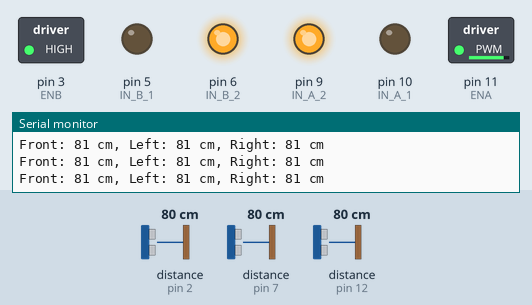
The sketch below on a simulated Arduino Uno, built with avr-gcc and run on an emulated ATmega328P. Shown: switched loads named in the sketch (green lamp = pin HIGH), output pins drawn as LEDs (lit = HIGH), the last lines printed to the serial monitor. The inputs (shaded band) are chosen by the test bench; at power-on: distance to the obstacle (sensors on pin 2, pin 7, pin 12) 80 cm. The echo pulse lasts 58.3 µs per cm.

Above: at 1.2 s.
1.3 s: distance to the obstacle (sensor on pin 2) set to 32 cm
2.8 s: distance to the obstacle (sensor on pin 2) set to 28 cm
At 4.0 s:
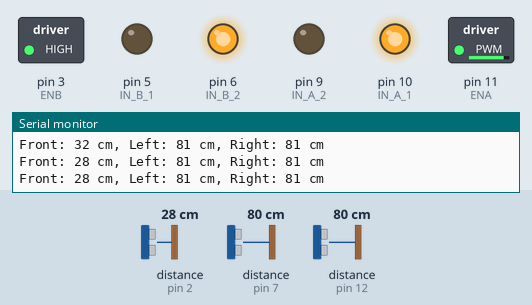
4.3 s: distance to the obstacle (sensor on pin 7) set to 32 cm
5.8 s: distance to the obstacle (sensor on pin 7) set to 27 cm
At 7.5 s:
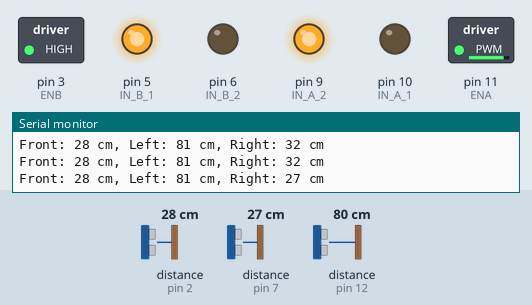
8.8 s: distance to the obstacle (sensor on pin 7) set to 35 cm
At 10.2 s:
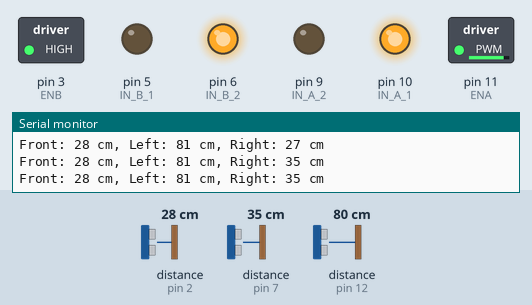
10.5 s: distance to the obstacle (sensor on pin 2) set to 35 cm
At 11.6 s:
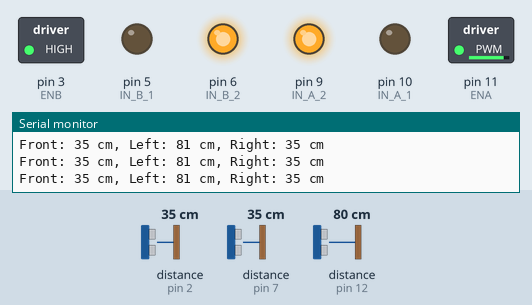
Timing chart, 0 to 14.5 s (numbered marks = the images above; inputs shaded):
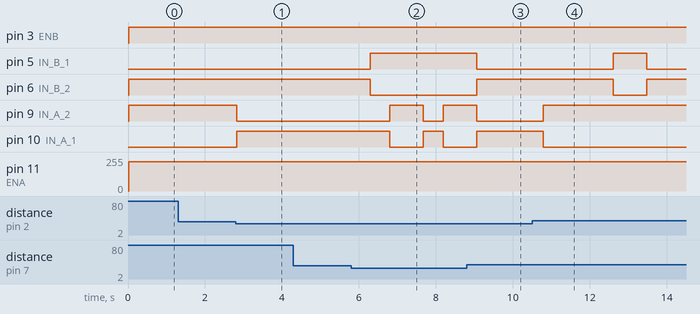

Measured:
- the behaviour switches between 31 and 30 cm on distance to the obstacle (sensor on pin 2) (found by bisection; images 0 and 1)
- the behaviour switches between 31 and 30 cm on distance to the obstacle (sensor on pin 7) (found by bisection; images 1 and 2)
- after the input at 2.8 s, pin 9 (IN_A_2): HIGH → LOW at once; pin 10 (IN_A_1): LOW → HIGH at once
- after the input at 5.8 s, pin 5 (IN_B_1): LOW → HIGH after 0.49 s; pin 6 (IN_B_2): HIGH → LOW after 0.49 s; pin 9 (IN_A_2): LOW → HIGH after 1.0 s, → LOW 0.87 s later, → HIGH 0.52 s later; pin 10 (IN_A_1): HIGH → LOW after 1.0 s, → HIGH 0.87 s later, → LOW 0.52 s later
- after the input at 8.8 s, pin 5 (IN_B_1): HIGH → LOW after 0.26 s; pin 6 (IN_B_2): LOW → HIGH after 0.26 s; pin 9 (IN_A_2): goes on until 9.1 s, then stays LOW; pin 10 (IN_A_1): goes on until 9.1 s, then stays HIGH
- after the input at 10.5 s, pin 5 (IN_B_1): LOW → HIGH after 2.1 s, → LOW 0.87 s later; pin 6 (IN_B_2): HIGH → LOW after 2.1 s, → HIGH 0.87 s later; pin 9 (IN_A_2): LOW → HIGH after 0.29 s; pin 10 (IN_A_1): HIGH → LOW after 0.29 s

The sketch:

Recursion.ino
```cpp
#include <NewPing.h>  // Library for ultrasonic sensors

#define VA 220
#define VB 255
// Pin definitions
#define TRIGGER_PIN_FRONT 13  // Trigger pin for front sensor
#define ECHO_PIN_FRONT 2     // Echo pin for front sensor
#define TRIGGER_PIN_LEFT 13   // Trigger pin for left sensor
#define ECHO_PIN_LEFT 12      // Echo pin for left sensor
#define TRIGGER_PIN_RIGHT 13  // Trigger pin for right sensor
#define ECHO_PIN_RIGHT 7     // Echo pin for right sensor
#define ENA 11         // Motor A enable pin
#define IN_A_1 10        // Motor A input 1
#define IN_A_2 9        // Motor A input 2
#define ENB 3         // Motor B enable pin
#define IN_B_1 5         // Motor B input 3
#define IN_B_2 6         // Motor B input 4

// Robot dimensions
#define ROBOT_WIDTH 22.5       // Width of the robot in cm
#define ROBOT_LENGTH 30    // Length of the robot in cm

// Ultrasonic sensor objects
NewPing frontSensor(TRIGGER_PIN_FRONT, ECHO_PIN_FRONT, 500);  // Front sensor
NewPing leftSensor(TRIGGER_PIN_LEFT, ECHO_PIN_LEFT, 500);      // Left sensor
NewPing rightSensor(TRIGGER_PIN_RIGHT, ECHO_PIN_RIGHT, 500);   // Right sensor

// Movement variables
float linearVelocity = 28.99 * 0.001;   // Linear velocity in cm/ms
float angularVelocity = 105.07 * 0.001; // Angular velocity in degrees/ms


void backward(float distance=0) {
  analogWrite(ENA, VA);
  analogWrite(ENB, VB);

  digitalWrite(IN_A_1, HIGH);
  digitalWrite(IN_A_2, LOW);

  digitalWrite(IN_B_1, HIGH);
  digitalWrite(IN_B_2, LOW);

  if(distance!=0){
    delay(distance/linearVelocity);
  }
}

void forward(float distance=0) {
  analogWrite(ENA, VA);
  analogWrite(ENB, VB);

  digitalWrite(IN_A_1, LOW);
  digitalWrite(IN_A_2, HIGH);

  digitalWrite(IN_B_1, LOW);
  digitalWrite(IN_B_2, HIGH);

  if(distance!=0){
    delay(distance/linearVelocity);
  }
}

void right(float angle=0) {
  analogWrite(ENA, VA);
  analogWrite(ENB, VB);

  digitalWrite(IN_A_1, HIGH);
  digitalWrite(IN_A_2, LOW);

  digitalWrite(IN_B_1, LOW);
  digitalWrite(IN_B_2, HIGH);

  if(angle!=0){
    delay(angle/angularVelocity);
  }
}

void left(float angle=0) {
  analogWrite(ENA, VA);
  analogWrite(ENB, VB);

  digitalWrite(IN_A_1, LOW);
  digitalWrite(IN_A_2, HIGH);

  digitalWrite(IN_B_1, HIGH);
  digitalWrite(IN_B_2, LOW);

  if(angle!=0){
    delay(angle/angularVelocity);
  }
}

void stationary() {
  digitalWrite(IN_A_1, LOW);
  digitalWrite(IN_A_2, LOW);

  digitalWrite(IN_B_1, LOW);
  digitalWrite(IN_B_2, LOW);
}


void setup() {
  // Initialize serial communication
  Serial.begin(9600);

  pinMode(ENA, OUTPUT);
  pinMode(ENB, OUTPUT);

  pinMode(IN_A_1, OUTPUT);
  pinMode(IN_A_2, OUTPUT);

  pinMode(IN_B_1, OUTPUT);
  pinMode(IN_B_2, OUTPUT);
}

void obstacle() {
  // Read distance from front sensor
  int frontDistance = frontSensor.ping_cm();

  // Read distances from left and right sensors
  int leftDistance = leftSensor.ping_cm();
  int rightDistance = rightSensor.ping_cm();

  // Print sensor readings
  Serial.print("Front: ");
  Serial.print(frontDistance);
  Serial.print(" cm, Left: ");
  Serial.print(leftDistance);
  Serial.print(" cm, Right: ");
  Serial.print(rightDistance);
  Serial.println(" cm");

  // Obstacle detection and avoidance logic
  if (frontDistance > 0 && frontDistance <= 30) {
    if (rightDistance > 0 && rightDistance <= 30) {
      // If obstacles are detected in both front and right, move backward and turn left
      backward(15);
      left(90);
      int distance=45;
      while(distance>=0){
        obstacle();
        distance=distance-5;
      }
      right(90);
    } else {
      // If only an obstacle is detected in front, turn right
      right(90);
      int distance=45;
      while(distance>=0){
        obstacle();
        distance=distance-5;
      }
      left(90);
    }
  } else if (leftDistance > 0 && leftDistance <= 30) {
    // If an obstacle is detected on the left, turn right
      right(60);
      int distance=45;
      while(distance>=0){
        obstacle();
        distance=distance-5;
      }
      left(60);
      Serial.println("L");
  } else if (rightDistance > 0 && rightDistance <= 30) {
    // If an obstacle is detected on the right, turn left
      left(60);
      int distance=45;
      while(distance>=0){
        obstacle();
        distance=distance-5;
      }
      right(60);
      Serial.println("R");
  } else {
    // No obstacles detected, move forward
    forward(5);
  }
}

void loop(){
  obstacle();
}
```
